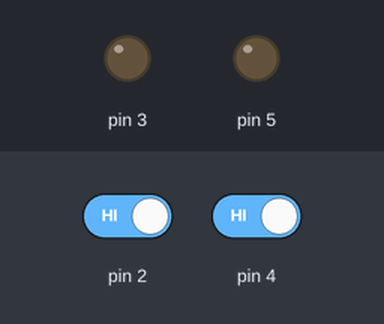
This sketch was run on a simulated Arduino Uno, built with avr-gcc and run on an emulated ATmega328P. On the bench: output pins drawn as LEDs (lit = HIGH). Inputs (shaded band) come from the test bench; at power-on: pin 2 HIGH, pin 4 HIGH.

Above: at 1.2 s.
1.3 s: pin 2 driven LOW and pin 4 driven LOW
At 2.4 s:
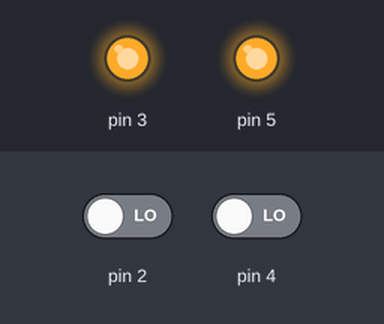
2.8 s: pin 2 driven HIGH
At 3.5 s:
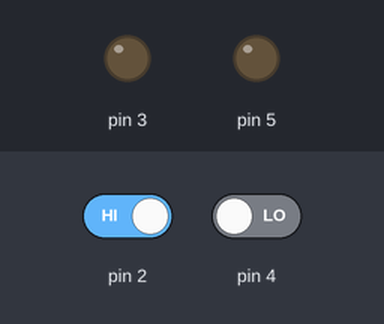
4.3 s: pin 2 driven LOW
At 4.7 s:
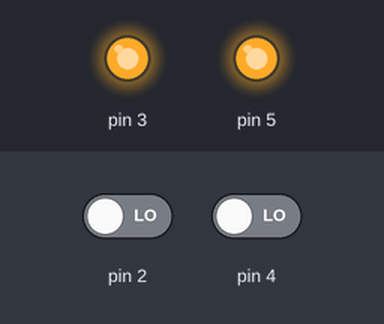
Timing chart, 0 to 7.3 s (numbered marks = the images above; inputs shaded):
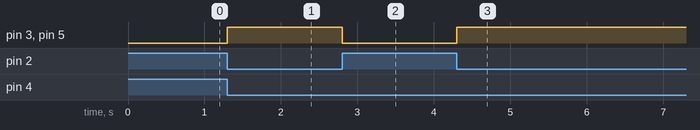

Measured:
- after the input at 1.3 s, pin 3, pin 5: LOW → HIGH at once
- after the input at 2.8 s, pin 3, pin 5: HIGH → LOW at once
- after the input at 4.3 s, pin 3, pin 5: LOW → HIGH at once

The sketch:

clock.ino
```cpp
void setup(){
 pinMode(2,INPUT);
 pinMode(4,INPUT);
 pinMode(5,OUTPUT);
 pinMode(3, OUTPUT);
}

void loop(){
  int trig = digitalRead(4);
  int lead = digitalRead(2);
  if(trig == 0 && lead == 0){
     digitalWrite(5,1);
     digitalWrite(3,1);
    } else{
    digitalWrite(5,0);
    digitalWrite(3,0);
  }
}
```
